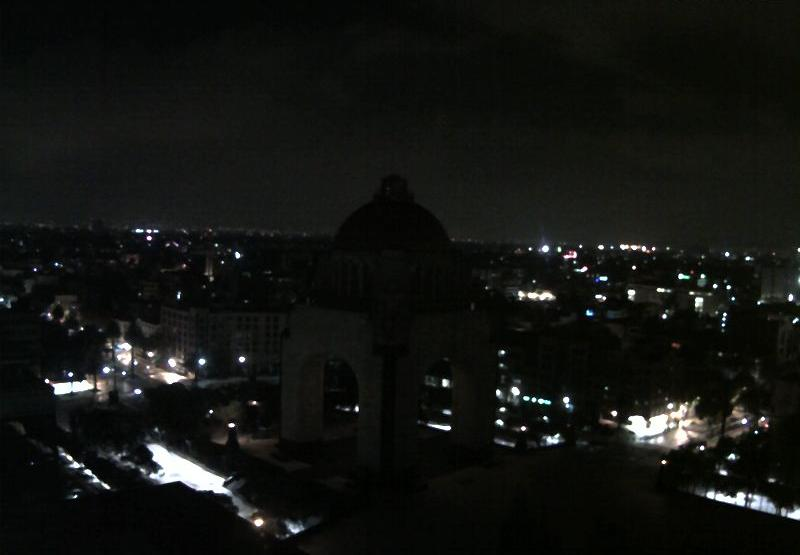
#> input picture nighttime place recognition/test/00021510/20151102_073053.jpg, 800 x 555 px, given in place of 20151102_015550.jpg, which was not available
$ python test_matching_1.py
#> lines starting #> are read from the running program, lines starting #| are printed output that depends on the picture; pictures that were not available may be replaced by others from this repository, and a replacement may not be noted
from ast import Num
import os
import cv2
import numpy as np
import matplotlib.pyplot as plt
import itertools as it

IMG_HEIGHT = 464
IMG_WIDTH = 640

folder_name = []

lookUpTable = np.empty((1,256), np.uint8)
for i in range(256):
    lookUpTable[0,i] = np.clip(pow(i / 255.0, 0.6) * 255.0, 0, 255)

# corner detect
def applyCorner_SIFT_BF(path1, path2):

    img_1 = cv2.imread(path1)
    img_2 = cv2.imread(path2)


    img_1 = cv2.resize(img_1, (IMG_HEIGHT, IMG_WIDTH))
    img_2 = cv2.resize(img_2, (IMG_HEIGHT, IMG_WIDTH))

    # Denoise
    img_1 = cv2.fastNlMeansDenoising(img_1)
    img_2 = cv2.fastNlMeansDenoising(img_2)

    # Gamma correction
    img_1 = cv2.LUT(img_1, lookUpTable)
    img_2 = cv2.LUT(img_2, lookUpTable)

    img_1_g = cv2.cvtColor(img_1, cv2.COLOR_BGR2GRAY)
    img_2_g = cv2.cvtColor(img_2, cv2.COLOR_BGR2GRAY)

    ptrGFTT = cv2.GFTTDetector_create(qualityLevel=0.01, minDistance=3.0,
                                  blockSize=3, useHarrisDetector=True, k=0.04)
    kp1 = ptrGFTT.detect(img_1_g, None)
    kp2 = ptrGFTT.detect(img_2_g, None)

    sift = cv2.xfeatures2d.SIFT_create()

    des1 = sift.compute(img_1_g, kp1)
    des2 = sift.compute(img_2_g, kp2)

    bf = cv2.BFMatcher()
    matches = bf.knnMatch(des1[1],des2[1], k=2)
    good = []
    for m, n in matches:
        if m.distance < 0.7 *n.distance:
            good.append([m])

    img_3 = cv2.drawMatchesKnn(img_1, kp1, img_2, kp2,
                             good, None)

    print('Corner_SIFT_BF:', len(good))
    #img_3 = cv2.drawMatchesKnn(img_1,kp1,img_2,kp2, good, None)

    cv2.imshow('Corner_SIFT_BF result', img_3)
    cv2.imwrite('Corner_SIFT_BF_3.jpg', img_3)


# check 1
def applyCorner_SIFT_FLANN(path1, path2):

    img_1 = cv2.imread(path1)
    img_2 = cv2.imread(path2)

    img_1 = cv2.resize(img_1, (IMG_HEIGHT, IMG_WIDTH))
    img_2 = cv2.resize(img_2, (IMG_HEIGHT, IMG_WIDTH))

    # Denoise
    img_1 = cv2.fastNlMeansDenoising(img_1)
    img_2 = cv2.fastNlMeansDenoising(img_2)

    # Gamma correction
    img_1 = cv2.LUT(img_1, lookUpTable)
    img_2 = cv2.LUT(img_2, lookUpTable)

    img_1_g = cv2.cvtColor(img_1, cv2.COLOR_BGR2GRAY)
    img_2_g = cv2.cvtColor(img_2, cv2.COLOR_BGR2GRAY)

    ptrGFTT = cv2.GFTTDetector_create(qualityLevel=0.01, minDistance=3.0,
                                  blockSize=3, useHarrisDetector=True, k=0.04)
    kp1 = ptrGFTT.detect(img_1_g, None)
    kp2 = ptrGFTT.detect(img_2_g, None)

    sift = cv2.xfeatures2d.SIFT_create()

    des1 = sift.compute(img_1_g, kp1)
    des2 = sift.compute(img_2_g, kp2)

    # FLANN
    FLANN_INDEX_KDTREE = 0
    indexParams = dict(algorithm=FLANN_INDEX_KDTREE, trees=5)
    searchParams = dict(checks=50)
    flann = cv2.FlannBasedMatcher(indexParams, searchParams)
    matches = flann.knnMatch(des1[1], des2[1], k=2)
    matchesMask = [[0, 0] for i in range(len(matches))]
    good = []
    for i, (m, n) in enumerate(matches):
        if m.distance < 0.7 * n.distance:
            matchesMask[i] = [1, 0]
            good.append([m])

    print('Corner_SIFT_FLANN:', len(good))
    img_3 = cv2.drawMatchesKnn(img_1,kp1,img_2,kp2, good, None)

    cv2.imshow('Corner_SIFT_FLANN result', img_3)
    cv2.imwrite('Corner_SIFT_FLANN_3.jpg', img_3)


# SIFT check 1
def applySIFT_BF(path1, path2):

    img_1 = cv2.imread(path1)
    img_2 = cv2.imread(path2)

    img_1 = cv2.resize(img_1, (IMG_HEIGHT, IMG_WIDTH))
    img_2 = cv2.resize(img_2, (IMG_HEIGHT, IMG_WIDTH))

    # Denoise
    img_1 = cv2.fastNlMeansDenoising(img_1)
    img_2 = cv2.fastNlMeansDenoising(img_2)

    # Gamma correction
    img_1 = cv2.LUT(img_1, lookUpTable)
    img_2 = cv2.LUT(img_2, lookUpTable)

    img_1_g = cv2.cvtColor(img_1, cv2.COLOR_BGR2GRAY)
    img_2_g = cv2.cvtColor(img_2, cv2.COLOR_BGR2GRAY)

    sift = cv2.xfeatures2d.SIFT_create()

    kp1, des1 = sift.detectAndCompute(img_1_g, None)
    kp2, des2 = sift.detectAndCompute(img_2_g, None)

    bf = cv2.BFMatcher()
    matches = bf.knnMatch(des1, des2, k=2)

    # Apply ratio test
    good = []
    for m,n in matches:
        if m.distance < 0.7 *n.distance:
            good.append([m])

    print('SIFT_BF:', len(good))
    img_3 = cv2.drawMatchesKnn(img_1, kp1, img_2, kp2, good, None)

    cv2.imshow('SIFT_BF result', img_3)
    cv2.imwrite('SIFT_BF_3.jpg', img_3)


# check 1
def applySIFT_FLANN(path1, path2):

    img_1 = cv2.imread(path1)
    img_2 = cv2.imread(path2)

    img_1 = cv2.resize(img_1, (IMG_HEIGHT, IMG_WIDTH))
    img_2 = cv2.resize(img_2, (IMG_HEIGHT, IMG_WIDTH))

    # Denoise
    img_1 = cv2.fastNlMeansDenoising(img_1)
    img_2 = cv2.fastNlMeansDenoising(img_2)

    # Gamma correction
    img_1 = cv2.LUT(img_1, lookUpTable)
    img_2 = cv2.LUT(img_2, lookUpTable)

    img_1_g = cv2.cvtColor(img_1, cv2.COLOR_BGR2GRAY)
    img_2_g = cv2.cvtColor(img_2, cv2.COLOR_BGR2GRAY)

    sift = cv2.xfeatures2d.SIFT_create()

    kp1, des1 = sift.detectAndCompute(img_1_g, None)
    kp2, des2 = sift.detectAndCompute(img_2_g, None)

    # FLANN
    index_params = dict(algorithm = 0,
                    trees = 5)
    search_params = dict(check = 50)

    flann = cv2.FlannBasedMatcher(index_params, search_params)
    matches = flann.knnMatch(des1, des2, k=2)

    good = []
    for i, (m, n) in enumerate(matches):
        if m.distance < 0.7 * n.distance:
            good.append(m)
    img_3 = cv2.drawMatchesKnn(img_1, kp1, img_2, kp2, [good], None)
    print('SIFT_FLANN:', len(good))

    cv2.imshow('SIFT_FLANN result', img_3)
    cv2.imwrite('SIFT_FLANN_3.jpg', img_3)


# SURF # check 1
def applySURF_BF(path1, path2):

    img_1 = cv2.imread(path1)
    img_2 = cv2.imread(path2)

    img_1 = cv2.resize(img_1, (IMG_HEIGHT, IMG_WIDTH))
    img_2 = cv2.resize(img_2, (IMG_HEIGHT, IMG_WIDTH))

    # Denoise
    img_1 = cv2.fastNlMeansDenoising(img_1)
    img_2 = cv2.fastNlMeansDenoising(img_2)

    # Gamma correction
    img_1 = cv2.LUT(img_1, lookUpTable)
    img_2 = cv2.LUT(img_2, lookUpTable)

    img_1_g = cv2.cvtColor(img_1, cv2.COLOR_BGR2GRAY)
    img_2_g = cv2.cvtColor(img_2, cv2.COLOR_BGR2GRAY)

    surf = cv2.xfeatures2d.SURF_create(float(4000))
    kp1,des1 = surf.detectAndCompute(img_1_g, None)
    kp2,des2 = surf.detectAndCompute(img_2_g, None)

    bf = cv2.BFMatcher(normType=cv2.NORM_L1, crossCheck=True)
    matches = bf.match(des1, des2)
    print('SURF_BF:', len(matches))
    img_3 = cv2.drawMatches(img_1, kp1, img_2, kp2, matches, None)

    cv2.imshow('SURF_BF result', img_3)
    cv2.imwrite('SURF_BF_3.jpg', img_3)


# ORB # check 1
def applyORB_BF(path1, path2):


    img_1 = cv2.imread(path1)
    img_2 = cv2.imread(path2)

    img_1 = cv2.resize(img_1, (IMG_HEIGHT, IMG_WIDTH))
    img_2 = cv2.resize(img_2, (IMG_HEIGHT, IMG_WIDTH))

    # Denoise
    img_1 = cv2.fastNlMeansDenoising(img_1)
    img_2 = cv2.fastNlMeansDenoising(img_2)

    # Gamma correction
    img_1 = cv2.LUT(img_1, lookUpTable)
    img_2 = cv2.LUT(img_2, lookUpTable)

    img_1_g = cv2.cvtColor(img_1, cv2.COLOR_BGR2GRAY)
    img_2_g = cv2.cvtColor(img_2, cv2.COLOR_BGR2GRAY)

    orb = cv2.ORB_create()
    kp1,des1 = orb.detectAndCompute(img_1_g, None)
    kp2,des2 = orb.detectAndCompute(img_2_g, None)

    bf = cv2.BFMatcher(cv2.NORM_HAMMING, crossCheck=True)
    matches = bf.match(des1, des2)

    print('ORB_BF:', len(matches))
    img_3 = cv2.drawMatches(img_1, kp1, img_2, kp2, matches, None)

    cv2.imshow('ORB_BF result', img_3)
    cv2.imwrite('ORB_BF_3.jpg', img_3)


# check 1
#def applyORB_KNN(path1, path2):
#
#    img_1 = cv2.imread(path1)
#    img_2 = cv2.imread(path2)
#
#    img_1 = cv2.resize(img_1, (IMG_HEIGHT, IMG_WIDTH))
#    img_2 = cv2.resize(img_2, (IMG_HEIGHT, IMG_WIDTH))
#
#    # Denoise
#    img_1 = cv2.fastNlMeansDenoising(img_1)
#    img_2 = cv2.fastNlMeansDenoising(img_2)
#
#    # Gamma correction
#    img_1 = cv2.LUT(img_1, lookUpTable)
#    img_2 = cv2.LUT(img_2, lookUpTable)
#
#    img_1_g = cv2.cvtColor(img_1, cv2.COLOR_BGR2GRAY)
#    img_2_g = cv2.cvtColor(img_2, cv2.COLOR_BGR2GRAY)
#
#    orb = cv2.ORB_create()
#    kp1,des1 = orb.detectAndCompute(img_1_g, None)
#    kp2,des2 = orb.detectAndCompute(img_2_g, None)
#
#    bf = cv2.BFMatcher(normType=cv2.NORM_HAMMING, crossCheck=True)
#
#    # knnMatch
#    matches = bf.knnMatch(des1,des2,k=1)
#    print('ORB_KNN:', len(matches))
#    img3 = cv2.drawMatchesKnn(img_1,kp1,img_2,kp2, matches, None)
#
#    cv2.imshow('ORB_KNN result', img3)


def read_path(file_pathname):
    path = []
    for filename in os.listdir(file_pathname):
        if '.jpg' in filename:
            #print(filename)
            path.append(file_pathname+'/'+filename)
        else:
            continue
    return path

def read_path_all(path):
    for filename in os.listdir(path):
        if '.' not in filename:
            file_path = os.path.join(path, filename)
            folder_name.append(file_path)
        else:
            continue

read_path_all('/Users/zengmingjie/Documents/Assignment/digital image processing/midterm/nighttime_place_recognition/nighttime place recognition dataset/train')
#print(folder_name)
print('There are', len(folder_name), 'place folders.')

# [4 lines of commented-out code are left out]

path1 = ['midterm/nighttime_place_recognition/nighttime place recognition dataset/train/00010888/20151102_015550.jpg','midterm/nighttime_place_recognition/nighttime place recognition dataset/train/00010888/20151102_105546.jpg']
# [18 lines of commented-out code are left out]
applyCorner_SIFT_BF(path1[0], path1[1])
#> in applyCorner_SIFT_BF, img_1 is the input picture: shape (555, 800, 3); mean B, G, R 17.5, 20.4, 18.8
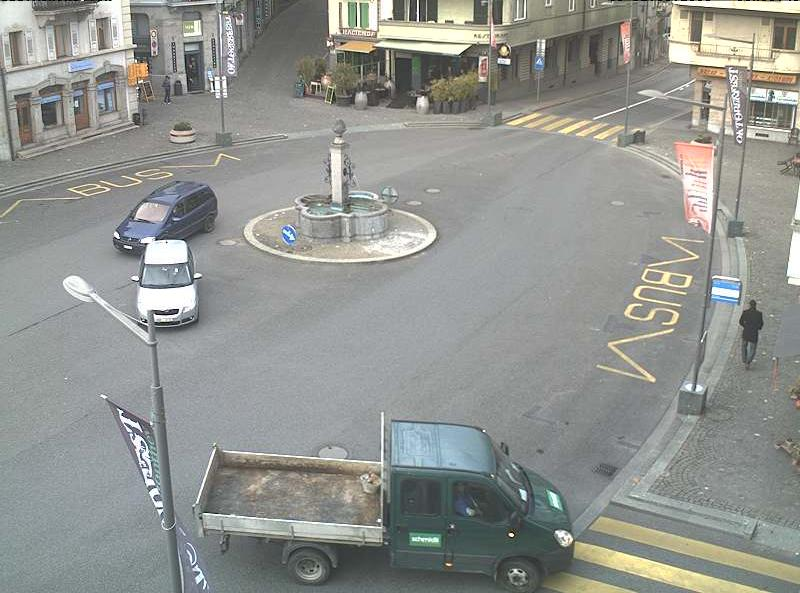
#> input picture nighttime place recognition/train/00010888/20151102_105546.jpg, 800 x 593 px, found by its file name
#> in applyCorner_SIFT_BF, img_2 is the input picture: shape (593, 800, 3); mean B, G, R 144.4, 148.5, 146.1
#> in applyCorner_SIFT_BF, `img_2 = cv2.resize(img_2, (IMG_HEIGHT, IMG_WIDTH))`:
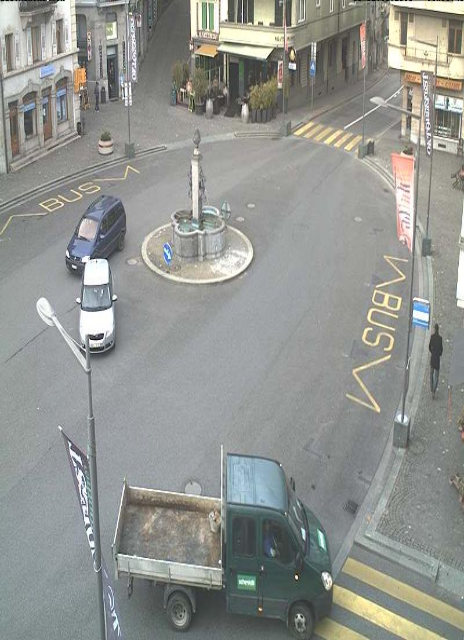
#> img_2: shape (640, 464, 3); mean B, G, R 144.3, 148.4, 146
#> in applyCorner_SIFT_BF, `img_1 = cv2.LUT(img_1, lookUpTable)`:
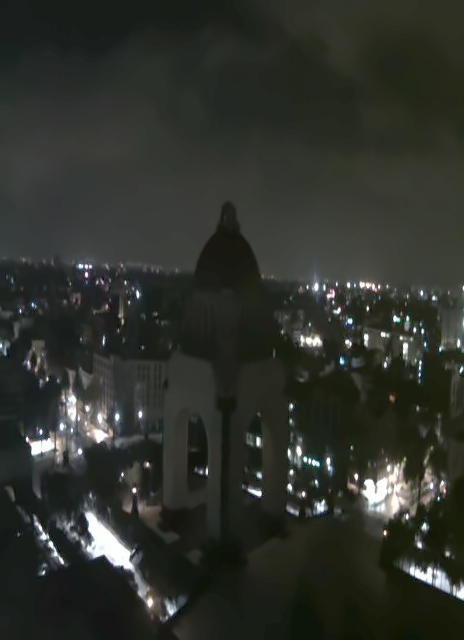
#> img_1: shape (640, 464, 3); mean B, G, R 43.4, 49.8, 46.7
#> in applyCorner_SIFT_BF, `img_2_g = cv2.cvtColor(img_2, cv2.COLOR_BGR2GRAY)`:
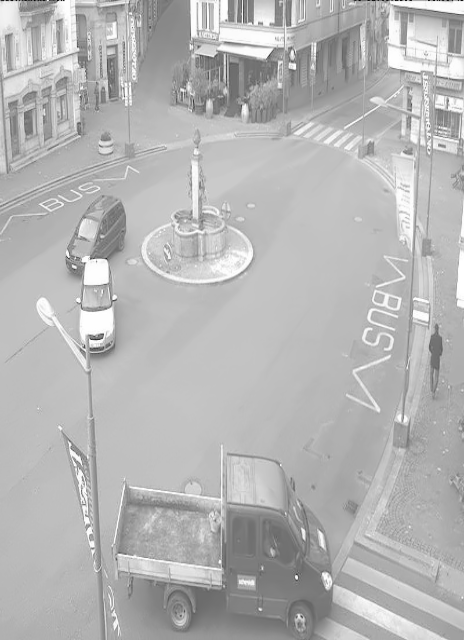
#> img_2_g: shape (640, 464); min 5, max 255, mean 181.4
#> in applyCorner_SIFT_BF, `kp1 = ptrGFTT.detect(img_1_g, None)`: kp1 = 387 keypoints; strongest (x, y, size): (422, 329, 3), (316, 480, 3), (420, 361, 3), (339, 308, 3)
#> in applyCorner_SIFT_BF, `kp2 = ptrGFTT.detect(img_2_g, None)`: kp2 = 565 keypoints; strongest (x, y, size): (296, 576, 3), (103, 334, 3), (90, 258, 3), (113, 298, 3)
#> in applyCorner_SIFT_BF, `matches = bf.knnMatch(des1[1],des2[1], k=2)`: matches = 387 matches
#> after the loop in applyCorner_SIFT_BF, `for m, n in matches:`: good = 5 matches
#| Corner_SIFT_BF: 5
applyCorner_SIFT_FLANN(path1[0], path1[1])
#> in applyCorner_SIFT_FLANN, `matches = flann.knnMatch(des1[1], des2[1], k=2)`: matches = 387 matches
#> in applyCorner_SIFT_FLANN, `matchesMask = [[0, 0] for i in range(len(matches))]`: matchesMask = 387 pairs, first value 0 to 0, second value 0 to 0
#> after the loop in applyCorner_SIFT_FLANN, `for i, (m, n) in enumerate(matches):`: good = 5 matches; matchesMask = 387 pairs, first value 0 to 1, second value 0 to 0
#| Corner_SIFT_FLANN: 5
#
applyORB_BF(path1[0], path1[1])
#> in applyORB_BF, `kp1,des1 = orb.detectAndCompute(img_1_g, None)`: kp1 = 500 keypoints; strongest (x, y, size): (351, 320, 31), (395, 319, 37.2), (134, 489, 31), (134, 491, 31)
#> in applyORB_BF, `kp2,des2 = orb.detectAndCompute(img_2_g, None)`: kp2 = 492 keypoints; strongest (x, y, size): (113, 298, 31), (101, 334, 31), (296, 577, 31), (101, 338, 31)
#> in applyORB_BF, `matches = bf.match(des1, des2)`: matches = 89 matches
#| ORB_BF: 89
#> in applyORB_BF, `img_3 = cv2.drawMatches(img_1, kp1, img_2, kp2, matches, None)`:
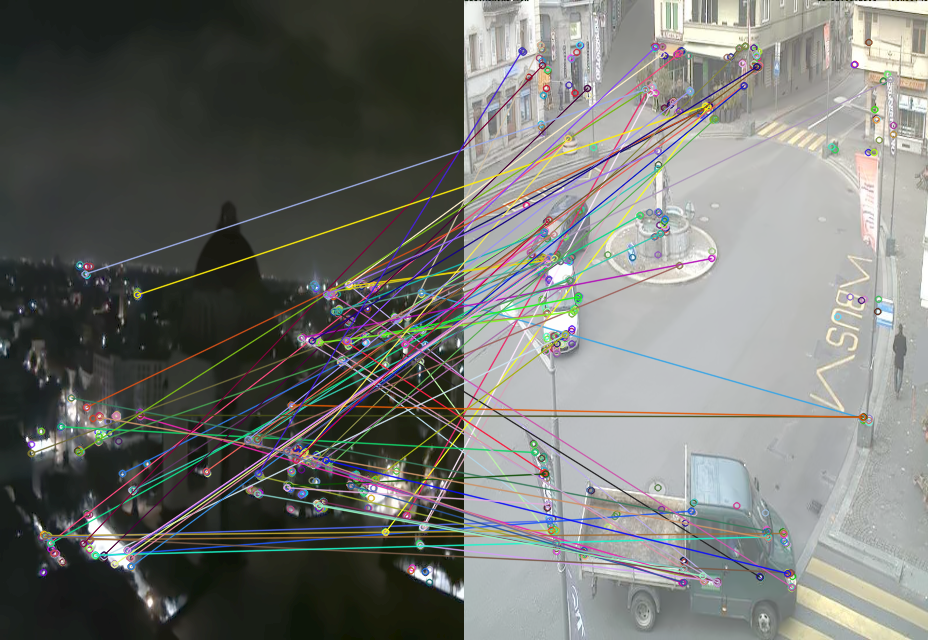
#> img_3: shape (640, 928, 3); mean B, G, R 112.4, 116.4, 114.9
#
#applyORB_KNN(path1[0], path1[1])
#
applySIFT_BF(path1[0], path1[1])
#> in applySIFT_BF, `kp1, des1 = sift.detectAndCompute(img_1_g, None)`: kp1 = 755 keypoints; strongest (x, y, size): (368, 308, 2.1), (290, 487, 3.7), (134, 490, 3), (356, 476, 3.2)
#> in applySIFT_BF, `kp2, des2 = sift.detectAndCompute(img_2_g, None)`: kp2 = 1253 keypoints; strongest (x, y, size): (296, 577, 2.2), (74, 267, 2.4), (293, 66, 4.3), (260, 609, 2)
#> in applySIFT_BF, `matches = bf.knnMatch(des1, des2, k=2)`: matches = 755 matches
#> after the loop in applySIFT_BF, `for m,n in matches:`: good = 5 matches
#| SIFT_BF: 5
#> in applySIFT_BF, `img_3 = cv2.drawMatchesKnn(img_1, kp1, img_2, kp2, good, None)`:
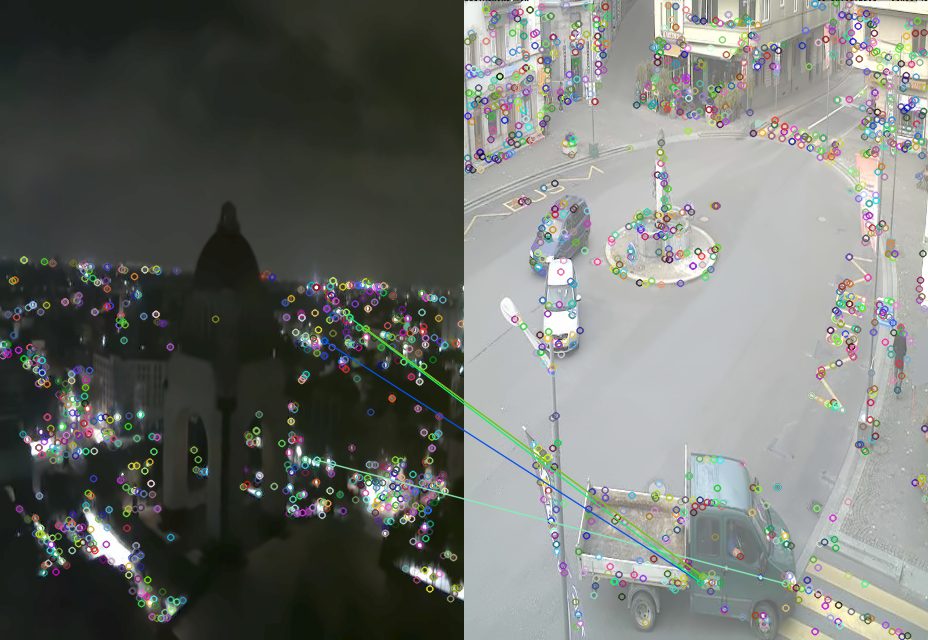
#> img_3: shape (640, 928, 3); mean B, G, R 110.3, 115, 112
#
applySIFT_FLANN(path1[0], path1[1])
#> in applySIFT_FLANN, `matches = flann.knnMatch(des1, des2, k=2)`: matches = 755 matches
#> after the loop in applySIFT_FLANN, `for i, (m, n) in enumerate(matches):`: good = 5 matches
#> in applySIFT_FLANN, `img_3 = cv2.drawMatchesKnn(img_1, kp1, img_2, kp2, [good], None)`:
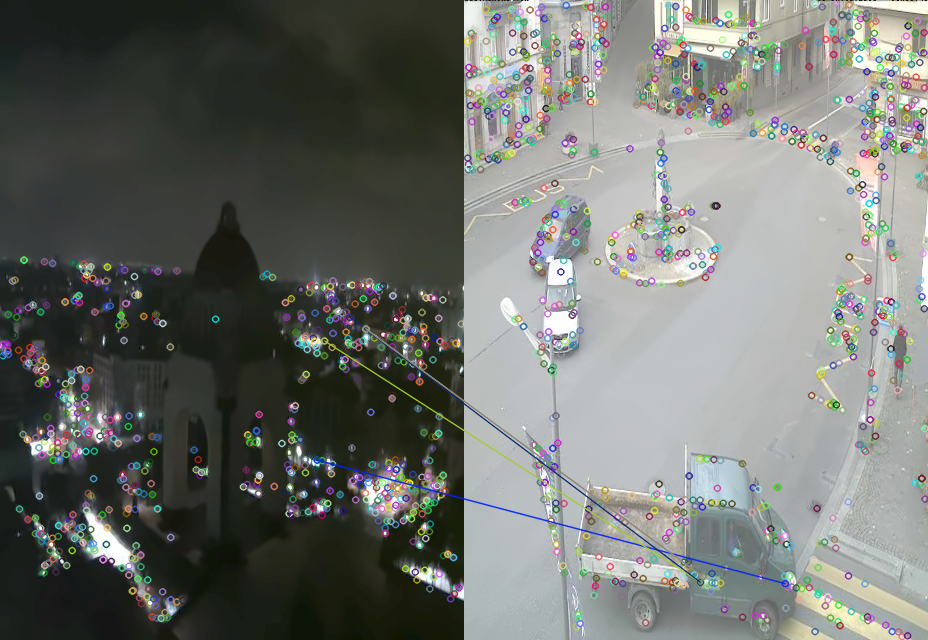
#> img_3: shape (640, 928, 3); mean B, G, R 110.3, 114.9, 112
#| SIFT_FLANN: 5
#
#> (the run stopped early here; a loop or call above may not have finished)
